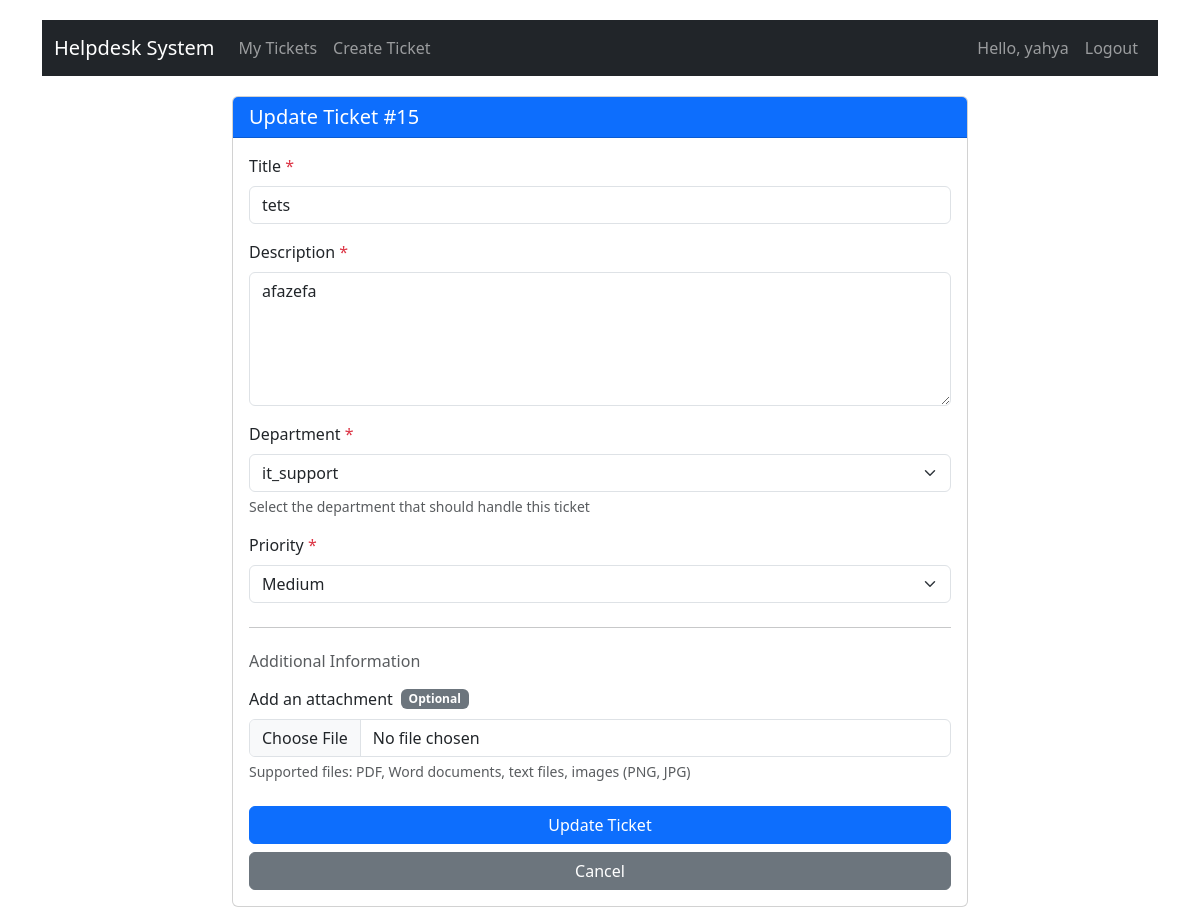
The page /tickets/15/update/ (signed in) on the database as committed earlier.
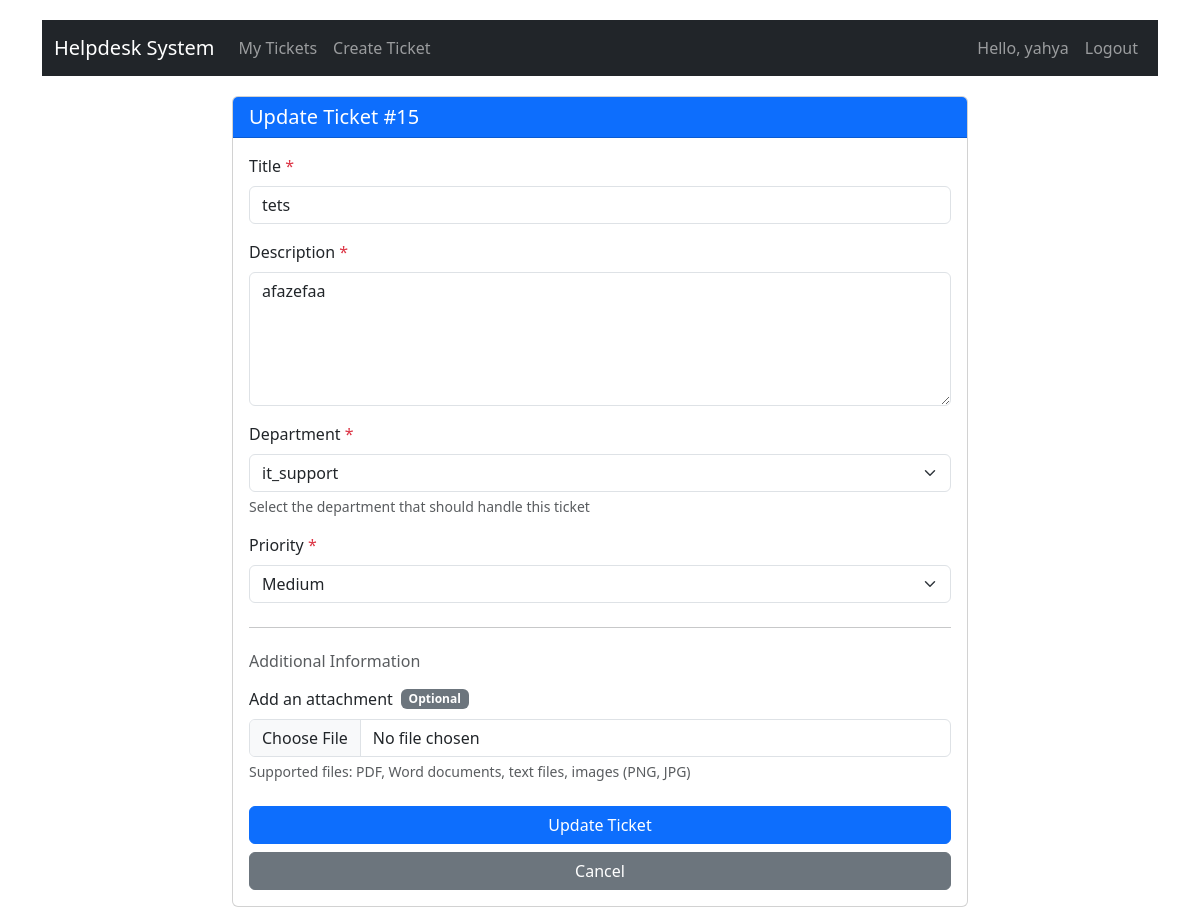
The same page on the database as committed later.
### tickets/models.py (models this page shows, shortened)
class Ticket(models.Model):
    STATUS_CHOICES = (
        ('new', 'New'),
        ('in_progress', 'In Progress'),
        ('pending', 'Pending'),
        ('resolved', 'Resolved'),
        ('closed', 'Closed'),
    )
    PRIORITY_CHOICES = (
        ('low', 'Low'),
        ('medium', 'Medium'),
        ('high', 'High'),
        ('urgent', 'Urgent'),
    )
    title = models.CharField(max_length=200)
    description = models.TextField()
    created_by = models.ForeignKey(User, on_delete=models.CASCADE, related_name='created_tickets')
    assigned_to = models.ForeignKey(User, on_delete=models.SET_NULL, null=True, blank=True, related_name='assigned_tickets')
    department = models.ForeignKey(Department, on_delete=models.PROTECT, related_name='tickets', null=True, blank=True)
    status = models.CharField(max_length=20, choices=STATUS_CHOICES, default='new')
    priority = models.CharField(max_length=20, choices=PRIORITY_CHOICES, default='medium')
    created_at = models.DateTimeField(auto_now_add=True)
    updated_at = models.DateTimeField(auto_now=True)

### tickets/views.py (the view)
# urls.py: path('tickets/<int:pk>/update/', views.update_ticket, name='update_ticket'),
@login_required
def update_ticket(request, pk):
    ticket = get_object_or_404(Ticket, pk=pk)
    if request.user != ticket.created_by and not request.user.is_superuser:
        messages.error(request, "You don't have permission to update this ticket.")
        return redirect('ticket_detail', pk=pk)
    if request.method == 'POST':
        form = TicketForm(request.POST, instance=ticket, user=request.user)
        attachment_form = AttachmentForm(request.POST, request.FILES)
        if form.is_valid():
            form.save()
            if 'file' in request.FILES:
                if attachment_form.is_valid():
                    attachment = attachment_form.save(commit=False)
                    attachment.ticket = ticket
                    attachment.uploaded_by = request.user
                    attachment.save()
                    messages.success(request, 'Ticket updated with new attachment successfully!')
                else:
                    messages.warning(request, 'Ticket updated but there was an error with the attachment.')
            else:
                messages.success(request, 'Ticket updated successfully!')
            return redirect('ticket_detail', pk=pk)
    else:
        form = TicketForm(instance=ticket, user=request.user)
        attachment_form = AttachmentForm()
    attachments = ticket.attachments.all().order_by('-uploaded_at')
    context = {
        'form': form,
        'ticket': ticket,
        'attachments': attachments,
        'attachment_form': attachment_form,
    }
    return render(request, 'tickets/update_ticket.html', context)

### tickets/forms.py
class AttachmentForm(forms.ModelForm):
    file = forms.FileField(
        required=False,
        widget=forms.FileInput(attrs={
            'class': 'form-control',
            'accept': '.pdf,.doc,.docx,.txt,.png,.jpg,.jpeg',
        })
    )
    class Meta:
        model = Attachment
        fields = ['file']

### tickets/models.py (called while the page is built)
    def __str__(self):
        return self.name

### tickets/templates/tickets/update_ticket.html (shortened to what this page needs)
{% extends 'base.html' %}
{% block content %}
<div class="row justify-content-center">
    <div class="col-md-8">
        <div class="card">
            <div class="card-header bg-primary text-white">
                <h5 class="card-title mb-0">Update Ticket #{{ ticket.id }}</h5>
            </div>
            <div class="card-body">
                <form method="post" enctype="multipart/form-data">
                    <div class="mb-3">
                        <label for="{{ form.title.id_for_label }}" class="form-label">Title <span class="text-danger">*</span></label>
                        {{ form.title }}
                    </div>
                    <div class="mb-3">
                        <label for="{{ form.description.id_for_label }}" class="form-label">Description <span class="text-danger">*</span></label>
                        {{ form.description }}
                    </div>
                    <div class="mb-3">
                        <label for="{{ form.department.id_for_label }}" class="form-label">Department <span class="text-danger">*</span></label>
                        {{ form.department }}
                        <div class="form-text text-muted">
                            Select the department that should handle this ticket
                        </div>
                    </div>
                    <div class="mb-3">
                        <label for="{{ form.priority.id_for_label }}" class="form-label">Priority <span class="text-danger">*</span></label>
                        {{ form.priority }}
                    </div>
                    <hr class="my-4">
                    <div class="mb-4">
                        <h6 class="mb-3 text-muted">Additional Information</h6>
                        <div class="mb-3">
                            <label for="{{ attachment_form.file.id_for_label }}" class="form-label d-flex align-items-center">
                                <span>Add an attachment</span>
                                <span class="badge bg-secondary ms-2">Optional</span>
                            </label>
                            {{ attachment_form.file }}
                            <div class="form-text text-muted">
                                Supported files: PDF, Word documents, text files, images (PNG, JPG)
                            </div>
                        </div>
                    </div>
                    <div class="d-grid gap-2">
                        <button type="submit" class="btn btn-primary">Update Ticket</button>
                        <a href="{% url 'ticket_detail' ticket.id %}" class="btn btn-secondary">Cancel</a>
                    </div>
                </form>
            </div>
        </div>
    </div>
</div>
{% endblock %}

Rows that differ between the two databases and show on the page:
changed Ticket "tets": description "afazefa" → "afazefaa"
